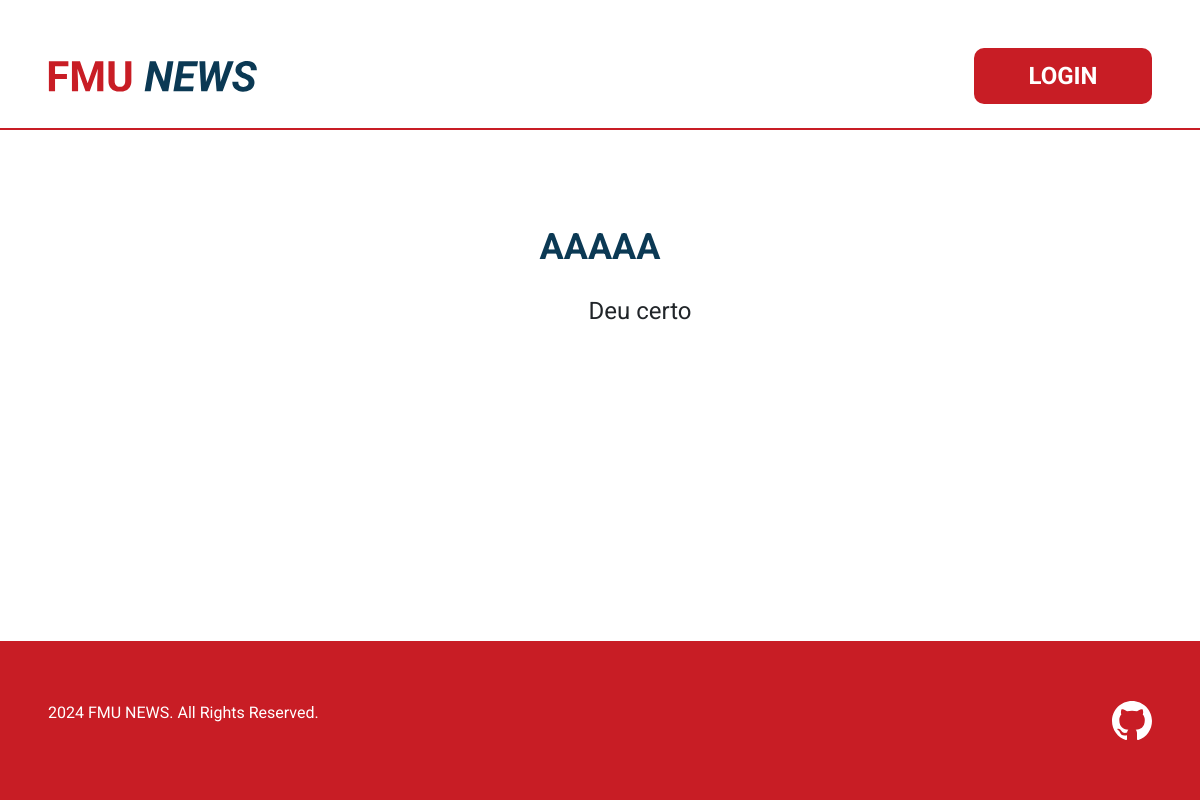
/noticia.php?id_post=1, run on an earlier commit of the app's database.
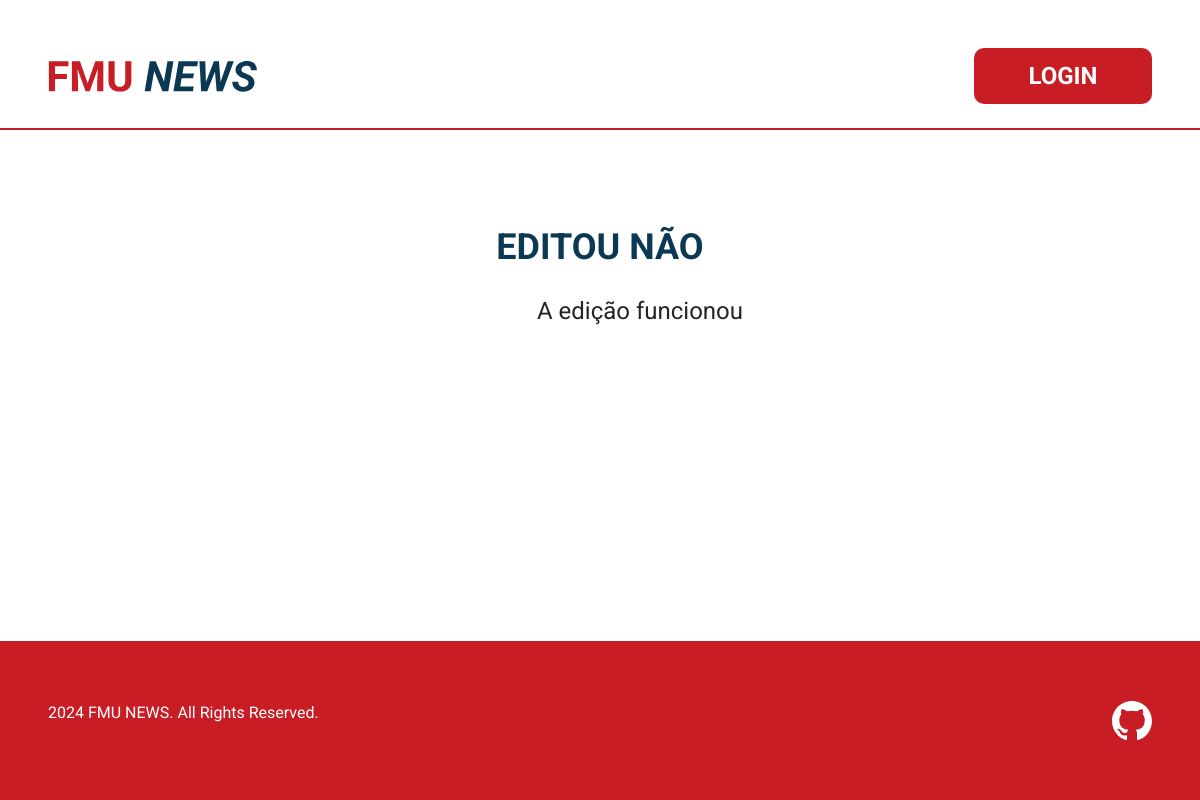
And on a later commit of the database.
### tables this page shows
CREATE TABLE `post` (
  `id_post` int(11) NOT NULL,
  `postagem` text NOT NULL,
  `id_cliente` int(11) NOT NULL,
  `titulo` varchar(200) NOT NULL
);

### noticia.php (the view, shortened to what this page needs)
<?php
    include_once 'conexao.php';
    $id =  isset($_GET['id_post']) ? ($_GET['id_post']) : 0;
    $select = $con -> prepare('SELECT * FROM post WHERE id_post=?');
    $select -> execute([$id]);
    $resultado = $select -> fetch();
?>
<!DOCTYPE html>
<html lang="pt-br">
<head>
    <link href="https://cdn.jsdelivr.net/npm/bootstrap@5.3.3/dist/css/bootstrap.min.css" rel="stylesheet">
    <link rel="stylesheet" href="./assets/css/noticia-style.css">
</head>
<body>
    <header class="borda-vermelha border-2 border-top-0 border-end-0 border-start-0 mb-5">
        <div class="d-flex justify-content-between align-items-center m-5 mb-4 cabecalho">
            <a href="index.php"><img src="./assets/imagens/logo.svg" alt="Logo do FMU News"></a>
            <a href="./login.html"><button class="botao-estilo botao-cadastro borda-raio fw-bold text-uppercase">Login</button></a>
        </div>
    </header>
    <main class="mt-5 ">
        <div class="noticia mb-5 d-flex flex-column justify-content-center align-items-center">
            <h1 class="texto-azul fonte-36 text-uppercase mb-2 fw-bold"><?= htmlspecialchars($resultado['titulo']); ?></h1>
            <p class="fonte-24 paragrafo pt-3"><?= htmlspecialchars($resultado['postagem']); ?></p>
        </div>
    </main>
    <footer class="fundo-vermelho mt-5 d-flex justify-content-between align-items-center w-100">
        <p class="texto-branco fonte-16 ms-5">2024 FMU NEWS. All Rights Reserved.</p>
        <a href="https://github.com/annaagabi/fmu-news" target="_blank" class="me-5"><img src="./assets/imagens/github.svg" alt="Logo do github"></a>
    </footer>
</body>
</html>

What changed in the data, as far as the page shows it:
changed post: titulo "AAAAA" → "EDITOU NÃO"; postagem "Deu certo" → "A edição funcionou"
